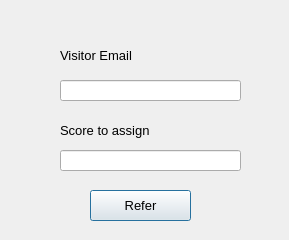
<?xml version="1.0" encoding="UTF-8"?>
<ui version="4.0">
 <class>ReferenceDialog</class>
 <widget class="QDialog" name="ReferenceDialog">
  <property name="geometry">
   <rect>
    <x>0</x>
    <y>0</y>
    <width>289</width>
    <height>240</height>
   </rect>
  </property>
  <property name="sizePolicy">
   <sizepolicy hsizetype="Preferred" vsizetype="Preferred">
    <horstretch>2</horstretch>
    <verstretch>0</verstretch>
   </sizepolicy>
  </property>
  <property name="windowTitle">
   <string>Reference Info</string>
  </property>
  <widget class="QPushButton" name="refer_pushButton">
   <property name="geometry">
    <rect>
     <x>90</x>
     <y>190</y>
     <width>101</width>
     <height>31</height>
    </rect>
   </property>
   <property name="font">
    <font>
     <pointsize>10</pointsize>
     <weight>50</weight>
     <bold>false</bold>
    </font>
   </property>
   <property name="text">
    <string>Refer</string>
   </property>
  </widget>
  <widget class="QLineEdit" name="lineEdit">
   <property name="geometry">
    <rect>
     <x>60</x>
     <y>80</y>
     <width>181</width>
     <height>21</height>
    </rect>
   </property>
  </widget>
  <widget class="QLabel" name="label">
   <property name="geometry">
    <rect>
     <x>60</x>
     <y>40</y>
     <width>121</width>
     <height>31</height>
    </rect>
   </property>
   <property name="font">
    <font>
     <pointsize>10</pointsize>
    </font>
   </property>
   <property name="text">
    <string>Visitor Email</string>
   </property>
  </widget>
  <widget class="QLabel" name="label_2">
   <property name="geometry">
    <rect>
     <x>60</x>
     <y>120</y>
     <width>131</width>
     <height>21</height>
    </rect>
   </property>
   <property name="font">
    <font>
     <pointsize>10</pointsize>
    </font>
   </property>
   <property name="text">
    <string>Score to assign</string>
   </property>
  </widget>
  <widget class="QLineEdit" name="lineEdit_2">
   <property name="geometry">
    <rect>
     <x>60</x>
     <y>150</y>
     <width>181</width>
     <height>21</height>
    </rect>
   </property>
  </widget>
 </widget>
 <resources/>
 <connections/>
</ui>
